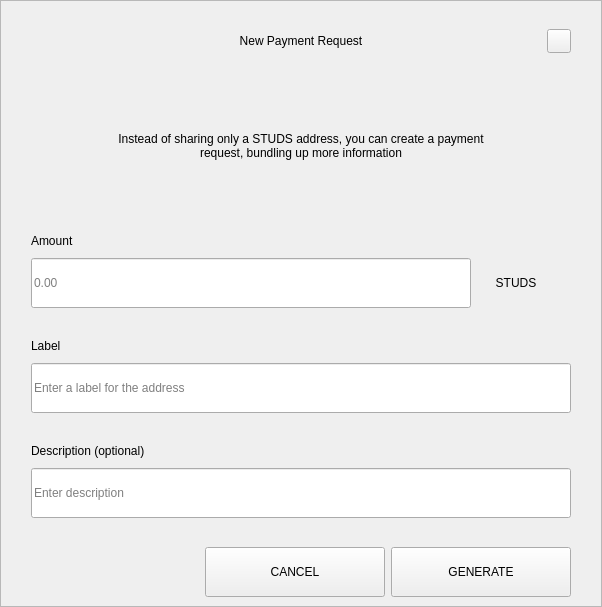
<?xml version="1.0" encoding="UTF-8"?>
<ui version="4.0">
 <class>RequestDialog</class>
 <widget class="QDialog" name="RequestDialog">
  <property name="geometry">
   <rect>
    <x>0</x>
    <y>0</y>
    <width>602</width>
    <height>607</height>
   </rect>
  </property>
  <property name="windowTitle">
   <string>Dialog</string>
  </property>
  <layout class="QVBoxLayout" name="verticalLayout_5">
   <property name="spacing">
    <number>0</number>
   </property>
   <property name="leftMargin">
    <number>0</number>
   </property>
   <property name="topMargin">
    <number>0</number>
   </property>
   <property name="rightMargin">
    <number>0</number>
   </property>
   <property name="bottomMargin">
    <number>0</number>
   </property>
   <item>
    <widget class="QFrame" name="frame">
     <property name="styleSheet">
      <string notr="true"/>
     </property>
     <property name="frameShape">
      <enum>QFrame::StyledPanel</enum>
     </property>
     <property name="frameShadow">
      <enum>QFrame::Raised</enum>
     </property>
     <layout class="QVBoxLayout" name="verticalLayout_4" stretch="1,0,0">
      <property name="spacing">
       <number>0</number>
      </property>
      <property name="leftMargin">
       <number>30</number>
      </property>
      <property name="topMargin">
       <number>20</number>
      </property>
      <property name="rightMargin">
       <number>30</number>
      </property>
      <property name="bottomMargin">
       <number>0</number>
      </property>
      <item>
       <layout class="QHBoxLayout" name="horizontalLayout_3">
        <property name="spacing">
         <number>0</number>
        </property>
        <item>
         <spacer name="horizontalSpacer_21">
          <property name="orientation">
           <enum>Qt::Horizontal</enum>
          </property>
          <property name="sizeHint" stdset="0">
           <size>
            <width>40</width>
            <height>20</height>
           </size>
          </property>
         </spacer>
        </item>
        <item>
         <widget class="QLabel" name="labelTitle">
          <property name="minimumSize">
           <size>
            <width>0</width>
            <height>40</height>
           </size>
          </property>
          <property name="maximumSize">
           <size>
            <width>16777215</width>
            <height>40</height>
           </size>
          </property>
          <property name="styleSheet">
           <string notr="true">padding-left:24px;</string>
          </property>
          <property name="text">
           <string>New Payment Request</string>
          </property>
          <property name="alignment">
           <set>Qt::AlignCenter</set>
          </property>
          <property name="margin">
           <number>7</number>
          </property>
         </widget>
        </item>
        <item>
         <spacer name="horizontalSpacer">
          <property name="orientation">
           <enum>Qt::Horizontal</enum>
          </property>
          <property name="sizeHint" stdset="0">
           <size>
            <width>40</width>
            <height>20</height>
           </size>
          </property>
         </spacer>
        </item>
        <item>
         <widget class="QPushButton" name="btnEsc">
          <property name="minimumSize">
           <size>
            <width>24</width>
            <height>24</height>
           </size>
          </property>
          <property name="maximumSize">
           <size>
            <width>24</width>
            <height>24</height>
           </size>
          </property>
          <property name="focusPolicy">
           <enum>Qt::NoFocus</enum>
          </property>
          <property name="text">
           <string/>
          </property>
         </widget>
        </item>
       </layout>
      </item>
      <item>
       <widget class="QStackedWidget" name="stack">
        <property name="minimumSize">
         <size>
          <width>540</width>
          <height>0</height>
         </size>
        </property>
        <property name="maximumSize">
         <size>
          <width>540</width>
          <height>16777215</height>
         </size>
        </property>
        <property name="currentIndex">
         <number>0</number>
        </property>
        <widget class="QWidget" name="page_1">
         <property name="minimumSize">
          <size>
           <width>540</width>
           <height>0</height>
          </size>
         </property>
         <property name="maximumSize">
          <size>
           <width>540</width>
           <height>16777215</height>
          </size>
         </property>
         <layout class="QVBoxLayout" name="layout1">
          <property name="spacing">
           <number>0</number>
          </property>
          <property name="leftMargin">
           <number>0</number>
          </property>
          <property name="topMargin">
           <number>0</number>
          </property>
          <property name="rightMargin">
           <number>0</number>
          </property>
          <property name="bottomMargin">
           <number>0</number>
          </property>
          <item>
           <spacer name="verticalSpacer_21">
            <property name="orientation">
             <enum>Qt::Vertical</enum>
            </property>
            <property name="sizeType">
             <enum>QSizePolicy::Fixed</enum>
            </property>
            <property name="sizeHint" stdset="0">
             <size>
              <width>20</width>
              <height>30</height>
             </size>
            </property>
           </spacer>
          </item>
          <item alignment="Qt::AlignHCenter">
           <widget class="QLabel" name="labelMessage">
            <property name="minimumSize">
             <size>
              <width>400</width>
              <height>50</height>
             </size>
            </property>
            <property name="text">
             <string>Instead of sharing only a STUDS address, you can create a payment request, bundling up more information</string>
            </property>
            <property name="alignment">
             <set>Qt::AlignCenter</set>
            </property>
            <property name="wordWrap">
             <bool>true</bool>
            </property>
           </widget>
          </item>
          <item alignment="Qt::AlignBottom">
           <widget class="QWidget" name="containerAmount" native="true">
            <layout class="QVBoxLayout" name="verticalLayout">
             <property name="spacing">
              <number>9</number>
             </property>
             <property name="leftMargin">
              <number>0</number>
             </property>
             <property name="topMargin">
              <number>0</number>
             </property>
             <property name="rightMargin">
              <number>0</number>
             </property>
             <property name="bottomMargin">
              <number>0</number>
             </property>
             <item>
              <widget class="QLabel" name="labelSubtitleAmount">
               <property name="minimumSize">
                <size>
                 <width>350</width>
                 <height>16</height>
                </size>
               </property>
               <property name="maximumSize">
                <size>
                 <width>16777215</width>
                 <height>16</height>
                </size>
               </property>
               <property name="text">
                <string>Amount</string>
               </property>
              </widget>
             </item>
             <item alignment="Qt::AlignTop">
              <widget class="QWidget" name="layoutAmount" native="true">
               <layout class="QHBoxLayout" name="horizontalLayout" stretch="2,0">
                <property name="spacing">
                 <number>0</number>
                </property>
                <property name="leftMargin">
                 <number>0</number>
                </property>
                <property name="topMargin">
                 <number>0</number>
                </property>
                <property name="rightMargin">
                 <number>0</number>
                </property>
                <property name="bottomMargin">
                 <number>0</number>
                </property>
                <item>
                 <widget class="QLineEdit" name="lineEditAmount">
                  <property name="minimumSize">
                   <size>
                    <width>0</width>
                    <height>50</height>
                   </size>
                  </property>
                  <property name="maximumSize">
                   <size>
                    <width>16777215</width>
                    <height>50</height>
                   </size>
                  </property>
                  <property name="placeholderText">
                   <string notr="true">0.00</string>
                  </property>
                 </widget>
                </item>
                <item>
                 <widget class="QWidget" name="comboContainer" native="true">
                  <property name="minimumSize">
                   <size>
                    <width>100</width>
                    <height>50</height>
                   </size>
                  </property>
                  <property name="maximumSize">
                   <size>
                    <width>16777215</width>
                    <height>50</height>
                   </size>
                  </property>
                  <layout class="QHBoxLayout" name="horizontalLayout_31">
                   <property name="spacing">
                    <number>0</number>
                   </property>
                   <property name="leftMargin">
                    <number>0</number>
                   </property>
                   <property name="topMargin">
                    <number>0</number>
                   </property>
                   <property name="rightMargin">
                    <number>10</number>
                   </property>
                   <property name="bottomMargin">
                    <number>0</number>
                   </property>
                   <item>
                    <widget class="QLabel" name="comboBoxCoin">
                     <property name="text">
                      <string>STUDS</string>
                     </property>
                     <property name="alignment">
                      <set>Qt::AlignCenter</set>
                     </property>
                    </widget>
                   </item>
                  </layout>
                 </widget>
                </item>
               </layout>
              </widget>
             </item>
            </layout>
           </widget>
          </item>
          <item>
           <spacer name="verticalSpacer_31">
            <property name="orientation">
             <enum>Qt::Vertical</enum>
            </property>
            <property name="sizeType">
             <enum>QSizePolicy::Fixed</enum>
            </property>
            <property name="sizeHint" stdset="0">
             <size>
              <width>20</width>
              <height>30</height>
             </size>
            </property>
           </spacer>
          </item>
          <item>
           <layout class="QVBoxLayout" name="verticalLayoutLabel">
            <property name="spacing">
             <number>9</number>
            </property>
            <item>
             <widget class="QLabel" name="labelSubtitleLabel">
              <property name="minimumSize">
               <size>
                <width>0</width>
                <height>16</height>
               </size>
              </property>
              <property name="maximumSize">
               <size>
                <width>16777215</width>
                <height>16</height>
               </size>
              </property>
              <property name="text">
               <string>Label</string>
              </property>
             </widget>
            </item>
            <item>
             <widget class="QLineEdit" name="lineEditLabel">
              <property name="minimumSize">
               <size>
                <width>0</width>
                <height>50</height>
               </size>
              </property>
              <property name="maximumSize">
               <size>
                <width>16777215</width>
                <height>50</height>
               </size>
              </property>
              <property name="placeholderText">
               <string>Enter a label for the address</string>
              </property>
             </widget>
            </item>
           </layout>
          </item>
          <item>
           <spacer name="verticalSpacer_34">
            <property name="orientation">
             <enum>Qt::Vertical</enum>
            </property>
            <property name="sizeType">
             <enum>QSizePolicy::Fixed</enum>
            </property>
            <property name="sizeHint" stdset="0">
             <size>
              <width>20</width>
              <height>30</height>
             </size>
            </property>
           </spacer>
          </item>
          <item>
           <layout class="QVBoxLayout" name="verticalLayoutDescription">
            <property name="spacing">
             <number>9</number>
            </property>
            <item>
             <widget class="QLabel" name="labelSubtitleDescription">
              <property name="minimumSize">
               <size>
                <width>0</width>
                <height>16</height>
               </size>
              </property>
              <property name="maximumSize">
               <size>
                <width>16777215</width>
                <height>16</height>
               </size>
              </property>
              <property name="text">
               <string>Description (optional)</string>
              </property>
             </widget>
            </item>
            <item>
             <widget class="QLineEdit" name="lineEditDescription">
              <property name="minimumSize">
               <size>
                <width>0</width>
                <height>50</height>
               </size>
              </property>
              <property name="maximumSize">
               <size>
                <width>16777215</width>
                <height>50</height>
               </size>
              </property>
              <property name="placeholderText">
               <string>Enter description</string>
              </property>
             </widget>
            </item>
            <item>
             <spacer name="verticalSpacer_4">
              <property name="orientation">
               <enum>Qt::Vertical</enum>
              </property>
              <property name="sizeType">
               <enum>QSizePolicy::Fixed</enum>
              </property>
              <property name="sizeHint" stdset="0">
               <size>
                <width>20</width>
                <height>20</height>
               </size>
              </property>
             </spacer>
            </item>
           </layout>
          </item>
         </layout>
        </widget>
        <widget class="QWidget" name="page_2">
         <layout class="QVBoxLayout" name="layout2">
          <item>
           <spacer name="verticalSpacer_5">
            <property name="orientation">
             <enum>Qt::Vertical</enum>
            </property>
            <property name="sizeType">
             <enum>QSizePolicy::Fixed</enum>
            </property>
            <property name="sizeHint" stdset="0">
             <size>
              <width>20</width>
              <height>50</height>
             </size>
            </property>
           </spacer>
          </item>
          <item alignment="Qt::AlignHCenter">
           <widget class="QLabel" name="labelQrImg">
            <property name="minimumSize">
             <size>
              <width>260</width>
              <height>260</height>
             </size>
            </property>
            <property name="maximumSize">
             <size>
              <width>260</width>
              <height>260</height>
             </size>
            </property>
            <property name="text">
             <string/>
            </property>
            <property name="alignment">
             <set>Qt::AlignCenter</set>
            </property>
           </widget>
          </item>
          <item>
           <spacer name="verticalSpacer_2">
            <property name="orientation">
             <enum>Qt::Vertical</enum>
            </property>
            <property name="sizeType">
             <enum>QSizePolicy::Fixed</enum>
            </property>
            <property name="sizeHint" stdset="0">
             <size>
              <width>20</width>
              <height>30</height>
             </size>
            </property>
           </spacer>
          </item>
          <item alignment="Qt::AlignHCenter">
           <widget class="QLabel" name="labelAddress">
            <property name="text">
             <string>D7VFR83SQbiezrW72hjcWJtcfip5krte2Z </string>
            </property>
           </widget>
          </item>
          <item>
           <spacer name="verticalSpacer_32">
            <property name="orientation">
             <enum>Qt::Vertical</enum>
            </property>
            <property name="sizeType">
             <enum>QSizePolicy::Expanding</enum>
            </property>
            <property name="sizeHint" stdset="0">
             <size>
              <width>20</width>
              <height>20</height>
             </size>
            </property>
           </spacer>
          </item>
          <item>
           <layout class="QHBoxLayout" name="horizontal">
            <property name="leftMargin">
             <number>20</number>
            </property>
            <property name="rightMargin">
             <number>20</number>
            </property>
            <property name="bottomMargin">
             <number>20</number>
            </property>
            <item>
             <spacer name="horizontalSpacer_4">
              <property name="orientation">
               <enum>Qt::Horizontal</enum>
              </property>
              <property name="sizeHint" stdset="0">
               <size>
                <width>40</width>
                <height>20</height>
               </size>
              </property>
             </spacer>
            </item>
            <item>
             <widget class="QPushButton" name="btnCopyAddress">
              <property name="minimumSize">
               <size>
                <width>180</width>
                <height>50</height>
               </size>
              </property>
              <property name="text">
               <string>COPY ADDRESS</string>
              </property>
             </widget>
            </item>
            <item>
             <widget class="QPushButton" name="btnCopyUrl">
              <property name="minimumSize">
               <size>
                <width>180</width>
                <height>50</height>
               </size>
              </property>
              <property name="text">
               <string>COPY URL</string>
              </property>
             </widget>
            </item>
            <item>
             <spacer name="horizontalSpacer_2">
              <property name="orientation">
               <enum>Qt::Horizontal</enum>
              </property>
              <property name="sizeHint" stdset="0">
               <size>
                <width>40</width>
                <height>20</height>
               </size>
              </property>
             </spacer>
            </item>
           </layout>
          </item>
         </layout>
        </widget>
       </widget>
      </item>
      <item>
       <widget class="QWidget" name="buttonsStack" native="true">
        <layout class="QHBoxLayout" name="horizontalLayout_5">
         <property name="leftMargin">
          <number>20</number>
         </property>
         <property name="rightMargin">
          <number>0</number>
         </property>
         <item>
          <spacer name="horizontalSpacer_41">
           <property name="orientation">
            <enum>Qt::Horizontal</enum>
           </property>
           <property name="sizeHint" stdset="0">
            <size>
             <width>40</width>
             <height>20</height>
            </size>
           </property>
          </spacer>
         </item>
         <item>
          <widget class="QPushButton" name="btnCancel">
           <property name="minimumSize">
            <size>
             <width>180</width>
             <height>50</height>
            </size>
           </property>
           <property name="focusPolicy">
            <enum>Qt::NoFocus</enum>
           </property>
           <property name="text">
            <string>CANCEL</string>
           </property>
          </widget>
         </item>
         <item>
          <widget class="QPushButton" name="btnSave">
           <property name="minimumSize">
            <size>
             <width>180</width>
             <height>50</height>
            </size>
           </property>
           <property name="focusPolicy">
            <enum>Qt::NoFocus</enum>
           </property>
           <property name="text">
            <string>GENERATE</string>
           </property>
          </widget>
         </item>
        </layout>
       </widget>
      </item>
     </layout>
    </widget>
   </item>
  </layout>
 </widget>
 <resources/>
 <connections/>
</ui>
